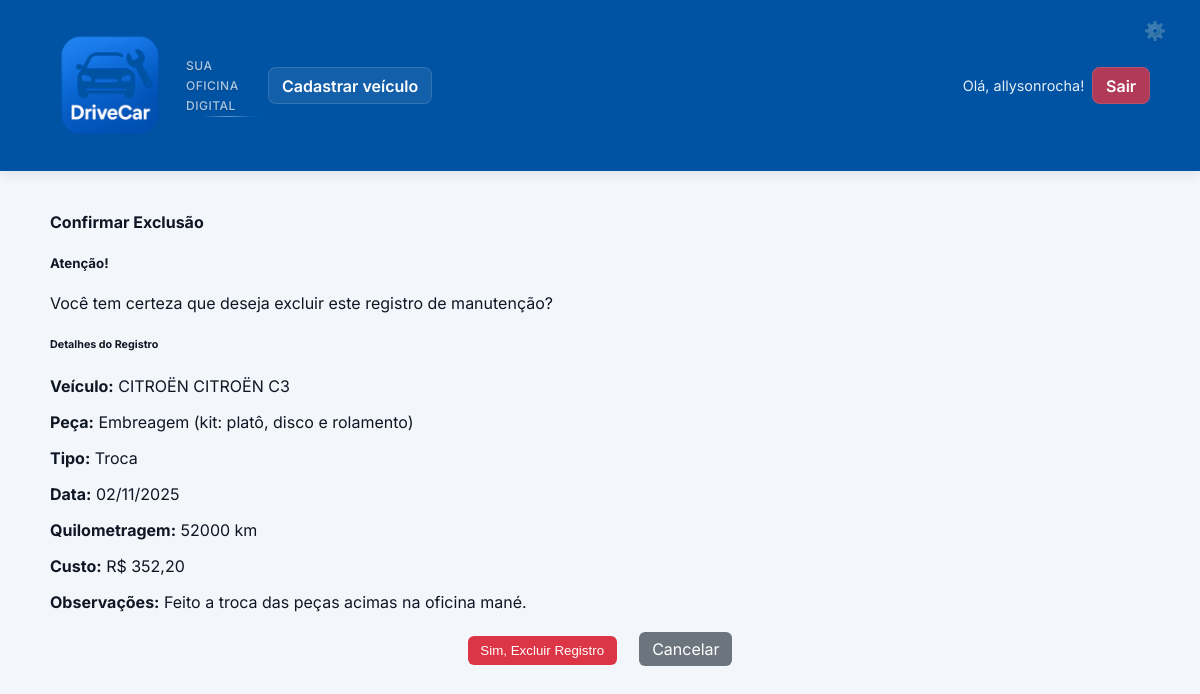
Screenshot of /registro/51/excluir/ (signed in) with the database file from the repository.
### drivecar/models.py (models this page shows, shortened)
class RegistroManutencao(models.Model):
    TIPO_CHOICES = [
        ("peca", "Peça"),
        ("servico", "Serviço"),
    ]
    veiculo = models.ForeignKey(Veiculo, on_delete=models.CASCADE, verbose_name=_("veículo"))
    tipo = models.CharField(_("tipo"), max_length=10, choices=TIPO_CHOICES, default="peca")
    peca = models.ForeignKey(Peca, on_delete=models.CASCADE, verbose_name=_("peça"), null=True, blank=True)
    servico = models.ForeignKey(Servico, on_delete=models.CASCADE, verbose_name=_("serviço"), null=True, blank=True)
    data = models.DateField(_("data"))
    km = models.PositiveIntegerField(_("quilometragem"))
    preco = models.DecimalField(_("preço (R$)"), max_digits=10, decimal_places=2)
    troca = models.BooleanField(_("troca/substituição"), default=False, help_text=_("Marque se foi uma troca ou substituição"))
    garantia_meses = models.PositiveIntegerField(_("tempo de garantia (meses)"), null=True, blank=True)
    observacoes = models.TextField(_("observações"), blank=True)
    alerta_ativo = models.BooleanField(_("alerta ativo"), default=False)
    class Meta:
        verbose_name = _("Registro de Manutenção")
        verbose_name_plural = _("Registros de Manutenção")
        ordering = ["-data", "-km"]

class Veiculo(models.Model):
    TIPO_COMBUSTIVEL_CHOICES = [
        ('GASOLINA', 'Gasolina'),
        ('ALCOOL', 'Álcool / Etanol'),
        ('FLEX', 'Flex (Gasolina/Etanol)'),
        ('DIESEL', 'Diesel'),
        ('GNV', 'GNV (Gás Natural Veicular)'),
        ('HIBRIDO', 'Híbrido'),
        ('ELETRICO', 'Elétrico'),
    ]
    usuario = models.ForeignKey(User, on_delete=models.CASCADE, verbose_name=_("usuário"))
    marca = models.ForeignKey(Marca, on_delete=models.PROTECT, verbose_name=_("marca"), null=True, blank=True)
    modelo = models.ForeignKey(Modelo, on_delete=models.PROTECT, verbose_name=_("modelo"), null=True, blank=True)
    versao = models.ForeignKey(Versao, on_delete=models.PROTECT, verbose_name=_("versão"), null=True, blank=True)
    marca_legado = models.CharField(_("marca (legado)"), max_length=50, blank=True)
    modelo_legado = models.CharField(_("modelo (legado)"), max_length=50, blank=True)
    ano = models.PositiveIntegerField(_("ano"))
    placa = models.CharField(_("placa"), max_length=10, blank=True)
    km_atual = models.PositiveIntegerField(_("quilometragem atual"), default=0)
    combustivel = models.CharField(_("combustível"), max_length=20, choices=TIPO_COMBUSTIVEL_CHOICES, blank=True)
    class Meta:
        verbose_name = _("Veículo")
        verbose_name_plural = _("Veículos")

class Marca(models.Model):
    nome = models.CharField(_("nome da marca"), max_length=50, unique=True)
    logo = models.CharField(_("logo/imagem"), max_length=200, blank=True)
    ativo = models.BooleanField(_("ativo"), default=True)
    def __str__(self):
        return self.nome
    class Meta:
        verbose_name = _("Marca")
        verbose_name_plural = _("Marcas")
        ordering = ["nome"]

class Modelo(models.Model):
    marca = models.ForeignKey(Marca, on_delete=models.CASCADE, verbose_name=_("marca"))
    nome = models.CharField(_("nome do modelo"), max_length=100)
    ano_inicio = models.PositiveIntegerField(_("ano de início"), null=True, blank=True)
    ano_fim = models.PositiveIntegerField(_("ano de fim"), null=True, blank=True)
    ativo = models.BooleanField(_("ativo"), default=True)
    def __str__(self):
        return f"{self.marca.nome} {self.nome}"
    class Meta:
        verbose_name = _("Modelo")
        verbose_name_plural = _("Modelos")
        ordering = ["marca__nome", "nome"]
        unique_together = ["marca", "nome"]

class Peca(models.Model):
    CATEGORIAS = [
        ("motor", "Motor"),
        ("transmissao", "Transmissão e Embreagem"),
        ("suspensao", "Suspensão e Direção"),
        ("freios", "Freios"),
        ("eletrica", "Sistema Elétrico"),
        ("ar_condicionado", "Ar-condicionado e Climatização"),
        ("carroceria", "Carroceria e Itens Externos"),
        ("fluidos", "Fluidos e Manutenções Gerais"),
    ]
    categoria = models.CharField(_("categoria"), max_length=30, choices=CATEGORIAS)
    nome = models.CharField(_("nome da peça"), max_length=100)
    class Meta:
        verbose_name = _("Peça")
        verbose_name_plural = _("Peças")
        ordering = ["categoria", "nome"]

### drivecar/views.py (the view)
# urls.py: path("registro/<int:registro_id>/excluir/", views.excluir_registro, name="excluir_registro"),
@login_required
def excluir_registro(request, registro_id):
    registro = get_object_or_404(RegistroManutencao, id=registro_id, veiculo__usuario=request.user)
    veiculo_id = registro.veiculo.id
    if request.method == 'POST':
        registro.delete()
        messages.success(request, 'Registro excluído com sucesso!')
        return redirect('drivecar:manutencao', veiculo_id=veiculo_id)
    return render(request, 'drivecar/confirmar_exclusao_registro.html', {'registro': registro})

### templates/drivecar/confirmar_exclusao_registro.html (shortened to what this page needs)
{% extends 'drivecar/base.html' %}
{% block content %}
<div class="container">
    <div class="row justify-content-center">
        <div class="col-md-8">
            <div class="card">
                <div class="card-header">
                    <h4> Confirmar Exclusão</h4>
                </div>
                <div class="card-body">
                    <div class="alert alert-warning" role="alert">
                        <h5> Atenção!</h5>
                        <p class="mb-0">Você tem certeza que deseja excluir este registro de manutenção?</p>
                    </div>
                    <div class="card bg-light mb-4">
                        <div class="card-body">
                            <h6> Detalhes do Registro</h6>
                            <div class="row">
                                <div class="col-md-6">
                                    <p><strong>Veículo:</strong> {{ registro.veiculo.marca }} {{ registro.veiculo.modelo }}</p>
                                    <p><strong>Peça:</strong> {{ registro.peca.nome }}</p>
                                    <p><strong>Tipo:</strong>
                                        {% if registro.troca %}
                                            <span class="badge bg-danger">Troca</span>
                                        {% else %}
                                            <span class="badge bg-primary">Manutenção</span>
                                        {% endif %}
                                    </p>
                                </div>
                                <div class="col-md-6">
                                    <p><strong>Data:</strong> {{ registro.data|date:"d/m/Y" }}</p>
                                    <p><strong>Quilometragem:</strong> {{ registro.km|floatformat:0 }} km</p>
                                    <p><strong>Custo:</strong> R$ {{ registro.preco|floatformat:2 }}</p>
                                </div>
                            </div>
                            {% if registro.observacoes %}
                                <p><strong>Observações:</strong> {{ registro.observacoes }}</p>
                            {% endif %}
                        </div>
                    </div>
                    <div style="text-align: center; margin-top: 20px;">
                        <form method="post" style="display: inline-block; margin-right: 10px;">
                            <button type="submit" class="btn btn-danger">
                                 Sim, Excluir Registro
                            </button>
                        </form>
                        <a href="{% url 'drivecar:manutencao' registro.veiculo.id %}" class="btn btn-secondary" style="display: inline-block;">
                             Cancelar
                        </a>
                    </div>
                </div>
            </div>
        </div>
    </div>
</div>
{% endblock %}

### templates/drivecar/base.html (shortened to what this page needs)
<!doctype html>
<html lang="pt-br">
<head>
  {% load static %}
  <link rel="stylesheet" href="{% static 'css/styles.css' %}?v=9">
</head>
<body>
  <header class="site-header">
    <div class="header-inner">
      <a class="brand" href="{% url 'drivecar:index' %}">
        <div class="brand-container">
          <img src="{% static 'images/Logo_drivecar.png' %}" alt="DriveCar" class="logo"/>
          <div class="brand-tagline">
            <span class="tagline-text">Sua oficina digital</span>
            <div class="tagline-accent"></div>
          </div>
        </div>
      </a>
      <nav class="main-nav">
        <div class="nav-buttons">
          <a class="nav-item" href="{% url 'drivecar:cadastrar_veiculo' %}">Cadastrar veículo</a>
        </div>
        <div class="user-info">
          <span class="welcome-text">Olá, {{ user.first_name|default:user.username }}!</span>
          <a class="nav-item nav-logout" href="{% url 'drivecar:logout' %}">Sair</a>
        </div>
      </nav>
      <a class="admin-btn" href="/admin/" title="Área administrativa">⚙️</a>
    </div>
  </header>
  <main>
    {% block content %}{% endblock %}
  </main>
</body>
</html>

### static/css/styles.css (style rules this page uses)
body { font-family: Arial, sans-serif; margin: 0; padding: 0; }
:root { --bg:#f3f6fb; --primary:#0052a3; --muted:#6b7280; --card:#ffffff; --accent:#0074d9; }
body { font-family: 'Inter', -apple-system, BlinkMacSystemFont, 'Segoe UI', Roboto, sans-serif; margin: 0; padding: 0; background:var(--bg); color:#0f1724; font-feature-settings: "cv02", "cv03", "cv04", "cv11"; }
header { background: linear-gradient(90deg,var(--primary),#0a58b5); color: #fff; padding: 1rem; }
main { padding: 1.25rem; max-width:1100px; margin:0 auto }
.site-header { background:var(--primary); color:#fff; box-shadow:0 4px 12px rgba(5,20,50,0.08); position:relative }
.site-header .header-inner { display:flex; align-items:center; justify-content:space-between; max-width:1100px; margin:0 auto; padding:0.6rem 1rem }
.logo { height:120px; transition: all 0.3s ease; filter: brightness(1.02) contrast(1.08) saturate(1.05); opacity: 0.98; position: relative; animation: logoGlow 6s ease-in-out infinite alternate; }
.brand { position: relative; display: inline-block; text-decoration: none; }
.brand-container { display: flex; align-items: center; gap: 1rem; }
.brand-tagline { position: relative; opacity: 0.85; transition: all 0.4s ease; }
.tagline-text { font-family: 'Inter', sans-serif; font-size: 0.75rem; font-weight: 500; color: rgba(255, 255, 255, 0.8); text-transform: uppercase; letter-spacing: 0.5px; line-height: 1; text-shadow: 0 1px 2px rgba(0,0,0,0.2); }
.tagline-accent { height: 1px; background: linear-gradient(90deg, transparent 0%, rgba(0,82,163,0.4) 20%, rgba(255,255,255,0.6) 50%, rgba(0,116,217,0.4) 80%, transparent 100%); margin-top: 2px; opacity: 0.8; }
.brand::after { content: ''; position: absolute; top: 0; left: 0; right: 0; bottom: 0; background: linear-gradient(45deg, rgba(255,255,255,0.02) 0%, rgba(0,82,163,0.05) 25%, rgba(255,255,255,0.03) 50%, rgba(0,116,217,0.05) 75%, rgba(255,255,255,0.02) 100%); border-radius: 12px; opacity: 0; transition: all 0.3s ease; pointer-events: none; z-index: -1; }
.main-nav { display:flex; align-items:center; width:100%; justify-content:space-between }
.nav-buttons { display: flex; gap: 0.5rem; align-items: center; }
.nav-item { color:#fff; text-decoration:none; padding:0.45rem 0.8rem; background: rgba(255,255,255,0.08); border-radius:8px; font-weight:600; transition: all 0.3s ease; border: 1px solid rgba(255,255,255,0.12); }
.user-info { display:flex; align-items:center; gap:0.5rem }
.welcome-text { color:#fff; font-size:0.9rem; opacity:0.9 }
.nav-logout { background: rgba(220,53,69,0.8) !important; }
.btn-danger { background:#dc3545; color:#fff; border:none; padding:0.45rem 0.8rem; border-radius:6px; cursor:pointer }
.btn-secondary { background:#6c757d; color:#fff; text-decoration:none; padding:0.45rem 0.8rem; border-radius:6px; display:inline-block; margin-left:0.5rem }
.admin-btn { position: absolute; top: 10px; right: 25px; background: transparent; color: rgba(255, 255, 255, 0.6); border: none; border-radius: 50%; width: 40px; height: 40px; display: flex; align-items: center; justify-content: center; font-size: 18px; text-decoration: none; transition: all 0.3s ease; opacity: 0.7; z-index: 100; filter: drop-shadow(0 1px 2px rgba(0,0,0,0.1)); }

### rows the page displays
RegistroManutencao: veiculo.marca "CITROËN", veiculo.modelo "CITROËN C3", peca.nome "Embreagem (kit: platô, disco e rolamento)", data "02/11/2025", km "52000", preco "352,20", observacoes "Feito a troca das peças acimas na oficina mané."

### other values shown
{{ user.first_name|default:user.username }} "allysonrocha"
